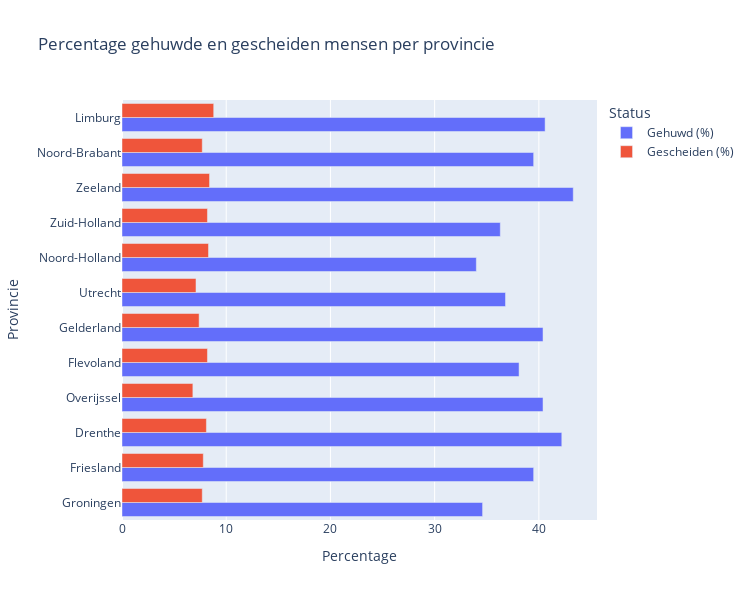

The notebook cell this image was saved under:
### Code cell
df = pd.read_csv('bevolking_op_1_januari_en_gemiddeld__geslacht__leeftijd_en_regio_25062024_150411.csv')

fig = px.bar(df, x=['Gehuwd (%)', 'Gescheiden (%)'], y="Regio's", barmode='group',
             orientation='h',
             labels={"Regio's": 'Provincie', 'value': 'Percentage', 'variable': 'Status'},
             title='Percentage gehuwde en gescheiden mensen per provincie')

fig.update_layout(
    xaxis_title='Percentage',
    yaxis_title='Provincie',
    legend_title='Status',
    height=600,
    width=750
)

fig.show()

### Figure 1 — Plotly figure (JSON) as saved in the notebook; plotly's stock layout.template omitted (floating-point values rounded to 4 significant figures)
{"data": [{"alignmentgroup": "True", "hovertemplate": "Status=Gehuwd (%)<br>Percentage=%{x}<br>Provincie=%{y}<extra></extra>", "legendgroup": "Gehuwd (%)", "marker": {"color": "#636efa", "pattern": {"shape": ""}}, "name": "Gehuwd (%)", "offsetgroup": "Gehuwd (%)", "orientation": "h", "showlegend": true, "textposition": "auto", "type": "bar", "x": [34.6, 39.5, 42.2, 40.4, 38.1, 40.4, 36.8, 34.0, 36.3, 43.3, 39.5, 40.6], "xaxis": "x", "y": ["Groningen", "Friesland", "Drenthe", "Overijssel", "Flevoland", "Gelderland", "Utrecht", "Noord-Holland", "Zuid-Holland", "Zeeland", "Noord-Brabant", "Limburg"], "yaxis": "y"}, {"alignmentgroup": "True", "hovertemplate": "Status=Gescheiden (%)<br>Percentage=%{x}<br>Provincie=%{y}<extra></extra>", "legendgroup": "Gescheiden (%)", "marker": {"color": "#EF553B", "pattern": {"shape": ""}}, "name": "Gescheiden (%)", "offsetgroup": "Gescheiden (%)", "orientation": "h", "showlegend": true, "textposition": "auto", "type": "bar", "x": [7.7, 7.8, 8.1, 6.8, 8.2, 7.4, 7.1, 8.3, 8.2, 8.4, 7.7, 8.8], "xaxis": "x", "y": ["Groningen", "Friesland", "Drenthe", "Overijssel", "Flevoland", "Gelderland", "Utrecht", "Noord-Holland", "Zuid-Holland", "Zeeland", "Noord-Brabant", "Limburg"], "yaxis": "y"}], "layout": {"barmode": "group", "height": 600, "legend": {"title": {"text": "Status"}, "tracegroupgap": 0}, "title": {"text": "Percentage gehuwde en gescheiden mensen per provincie"}, "width": 750, "xaxis": {"anchor": "y", "domain": [0.0, 1.0], "title": {"text": "Percentage"}}, "yaxis": {"anchor": "x", "domain": [0.0, 1.0], "title": {"text": "Provincie"}}}}
